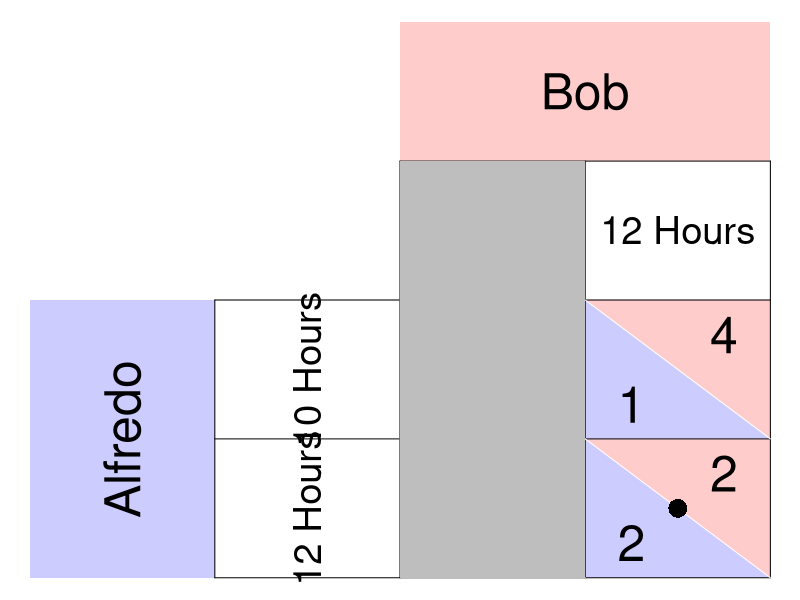

Source code (R):
require(ggplot2)
require(shape)
pdf(file = "society/matrix_fishermen_bestresponse_step2.pdf", width = 9, height = 7)

par(mar =  c(0, 0, 0, 0))
xlims <- c(0, 8)
ylims <- c(0, 8)

#TextSizes
PlayerSize <- 3
StratSize <- 2.3
PayoffSize <- 3
p1fadelevel <- 0.2
p2fadelevel <- 0.2

#Payoffs are listed as c("NW", "SW", "NE", "SE")

#Considerations for Player 1
P1Name <- c("Alfredo")
P1Strat <- c("10 Hours", "12 Hours")
P1Payoffs <- c("3", "4", "1", "2")
P1BR1 <- c("SW") #Must be NW or SW - the BR prints accordingly. 
P1BR2 <- c("SE") #Must be NE or SE - the BR prints accordingly. 
P1bestsize <- 2.5 #Adjusts size of point indicating best response of P1
#NW = (5, 3); SW = (5,1); NE = (7, 3); SE = (7, 1)

#Considerations for Player 2
P2Name <- c("Bob")
P2Strat <- c("10 Hours", "12 Hours")
P2Payoffs <- c("3", "1", "4", "2")
P2BR1 <- c("NE") #Must be NW or SW - the BR prints accordingly. 
P2BR2 <- c("SE") #Must be NE or SE - the BR prints accordingly. 
P2bestsize <- 4 #Adjusts size of circle indicating best response of P1

plot(0, 0, xlim = xlims, ylim = ylims, type = "n",
     xlab = expression(""),
     ylab = expression(""),
     xaxt = "n", 
     yaxt = "n", 
     cex.lab = 2, 
     bty = "n")



#Color and label for Player 1 and their strategies
polygon(c(0,0,2,2,0), c(0,4,4,0,0), col=rgb(0, 0, 1, p1fadelevel), density=NULL, border = NA)
text(1, 2, P1Name[1], srt = 90, cex = PlayerSize)

text(3, 3, P1Strat[1], cex = StratSize, srt = 90)
text(3, 1, P1Strat[2], cex = StratSize, srt = 90)


#Color and label for Player 2
polygon(c(4,4,8,8,4), c(8,6,6,8,8), col=rgb(1, 0, 0, p2fadelevel), density=NULL, border = NA)
text(6, 7, P2Name[1], cex = PlayerSize)

text(5, 5, P2Strat[1], cex = StratSize)
text(7, 5, P2Strat[2], cex = StratSize)

#NorthWest cell 
#P1
polygon(c(4,4,6,4), c(4,2,2,4), col=rgb(0, 0, 1, p1fadelevel), density=NULL, border = NA)
#P2
polygon(c(4,6,6,4), c(4,4,2,4), col=rgb(1, 0, 0, p2fadelevel), density=NULL, border = NA)

#P1
text(4.5, 2.5, P1Payoffs[1], cex = PayoffSize)
#P2
text(5.5, 3.5, P2Payoffs[1], cex = PayoffSize)

#SouthWest cell  
#P1
polygon(c(4,4,6,4), c(2,0,0,2), col=rgb(0, 0, 1, p1fadelevel), density=NULL, border = NA)
#P2
polygon(c(4,6,6,4), c(2,2,0,2), col=rgb(1, 0, 0, p2fadelevel), density=NULL, border = NA)

#P1
text(4.5, 0.5, P1Payoffs[2], cex = PayoffSize)
#P2
text(5.5, 1.5, P2Payoffs[2], cex = PayoffSize)


#NorthEast cell 
#P1
polygon(c(6,6,8,6), c(4,2,2,4), col=rgb(0, 0, 1, p1fadelevel), density=NULL, border = NA)
#P2
polygon(c(6,8,8,6), c(4,4,2,4), col=rgb(1, 0, 0, p2fadelevel), density=NULL, border = NA)
#P1
text(6.5, 2.5, P1Payoffs[3], cex = PayoffSize)
#P2
text(7.5, 3.5, P2Payoffs[3], cex = PayoffSize)

#SouthEast cell 
#P1
polygon(c(6,6,8,6), c(2,0,0,2), col=rgb(0, 0, 1, p1fadelevel), density=NULL, border = NA)
#P2
polygon(c(6,8,8,6), c(2,2,0,2), col=rgb(1, 0, 0, p2fadelevel), density=NULL, border = NA)
#P1
text(6.5, 0.5, P1Payoffs[4], cex = PayoffSize)
#P2
text(7.5, 1.5, P2Payoffs[4], cex = PayoffSize)


#Lines for the Table
segments(8, 0, 8, 6, lty = 1, col = "black")
segments(4, 6, 8, 6, lty = 1, col = "black")
segments(2, 0, 2, 4, lty = 1, col = "black")
segments(2, 0, 8, 0, lty = 1, col = "black")
segments(2, 4, 8, 4, lty = 1, col = "black")
segments(4, 0, 4, 6, lty = 1, col = "black")
segments(2, 2, 8, 2, lty = 1, col = "black")
segments(6, 0, 6, 6, lty = 1, col = "black")

#Diagonals
#NW
segments(4, 4, 6, 2, lty = 1, col = "white")
#NE
segments(6, 4, 8, 2, lty = 1, col = "white")
#SW
segments(4, 2, 6, 0, lty = 1, col = "white")
#Se
segments(6, 2, 8, 0, lty = 1, col = "white")


#Best responses 
#P1 
if (P1BR1[1] == "NW"){
  points(5, 3, pch = 16, col = "black", cex = P1bestsize)
} else{points(5, 1, pch = 16, col = "black", cex = P1bestsize)
}

if (P1BR2[1] == "NE"){
  points(7, 3, pch = 16, col = "black", cex = P1bestsize)
} else{points(7, 1, pch = 16, col = "black", cex = P1bestsize)
}


#P2
# if (P2BR1[1] == "NW"){
#   points(5, 3, pch = 1, col = "black", cex = P2bestsize)
# } else{points(7, 3, pch = 1, col = "black", cex = P2bestsize)
# }
# 
# if (P2BR2[1] == "SW"){
#   points(5, 1, pch = 1, col = "black", cex = P2bestsize)
# } else{points(7, 1, pch = 1, col = "black", cex = P2bestsize)
# }


#Step 1 Polygon:
polygon(c(4,6,6,4,4), c(0,0,6,6,0), col= "gray", density=NULL, border = NA)

dev.off()
